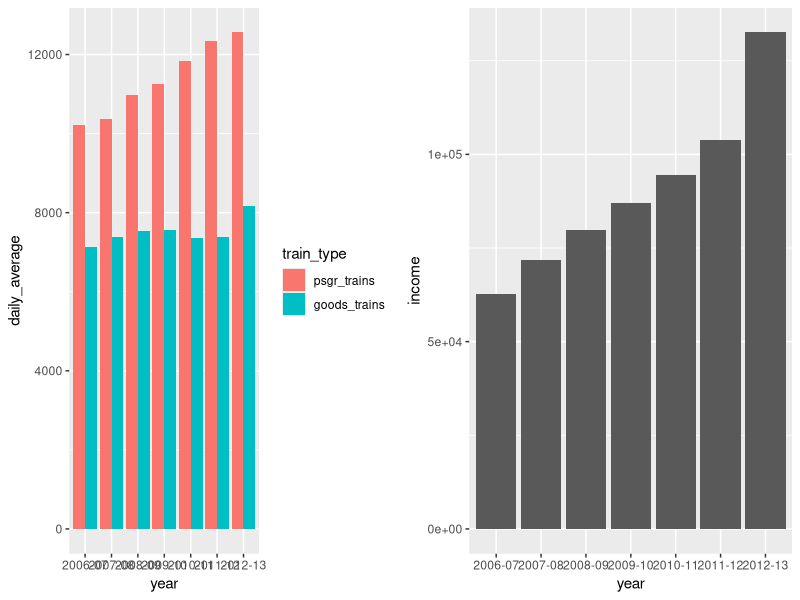

Here is the R script that generated this plot:
## ---- chunk 1
library(ggplot2)
library(gridExtra)
library(reshape2)
irfa<-read.csv("../data/Indian rail traffic net revenues.csv")
irfamelt<-melt(irfa,id.vars=c("year"),measure.vars=c("psgr_trains","goods_trains"),variable.name="train_type",value.name="daily_average")

p1<-ggplot(irfamelt)+aes(year,daily_average,fill=train_type)+geom_bar(stat="identity",position=position_dodge())
p2<-ggplot(irfa)+aes(year,income)+geom_bar(stat="identity")
grid.arrange(p1,p2,ncol=2)

## ---- chunk 2
fit1<-lm(income~psgr_trains+goods_trains,data=irfa)
summary(fit1)
